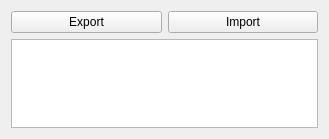
<?xml version="1.0" encoding="UTF-8"?>
<ui version="4.0">
 <class>calibrate_import_export</class>
 <widget class="QWidget" name="calibrate_import_export">
  <property name="geometry">
   <rect>
    <x>0</x>
    <y>0</y>
    <width>329</width>
    <height>139</height>
   </rect>
  </property>
  <property name="windowTitle">
   <string>Form</string>
  </property>
  <layout class="QVBoxLayout" name="verticalLayout">
   <item>
    <layout class="QVBoxLayout" name="vlayout">
     <item>
      <layout class="QHBoxLayout" name="horizontalLayout_2">
       <item>
        <widget class="QPushButton" name="export_button">
         <property name="enabled">
          <bool>true</bool>
         </property>
         <property name="text">
          <string>Export</string>
         </property>
         <property name="flat">
          <bool>false</bool>
         </property>
        </widget>
       </item>
       <item>
        <widget class="QPushButton" name="import_button">
         <property name="text">
          <string>Import</string>
         </property>
        </widget>
       </item>
      </layout>
     </item>
    </layout>
   </item>
   <item>
    <widget class="QPlainTextEdit" name="text_edit"/>
   </item>
  </layout>
 </widget>
 <resources/>
 <connections/>
</ui>
